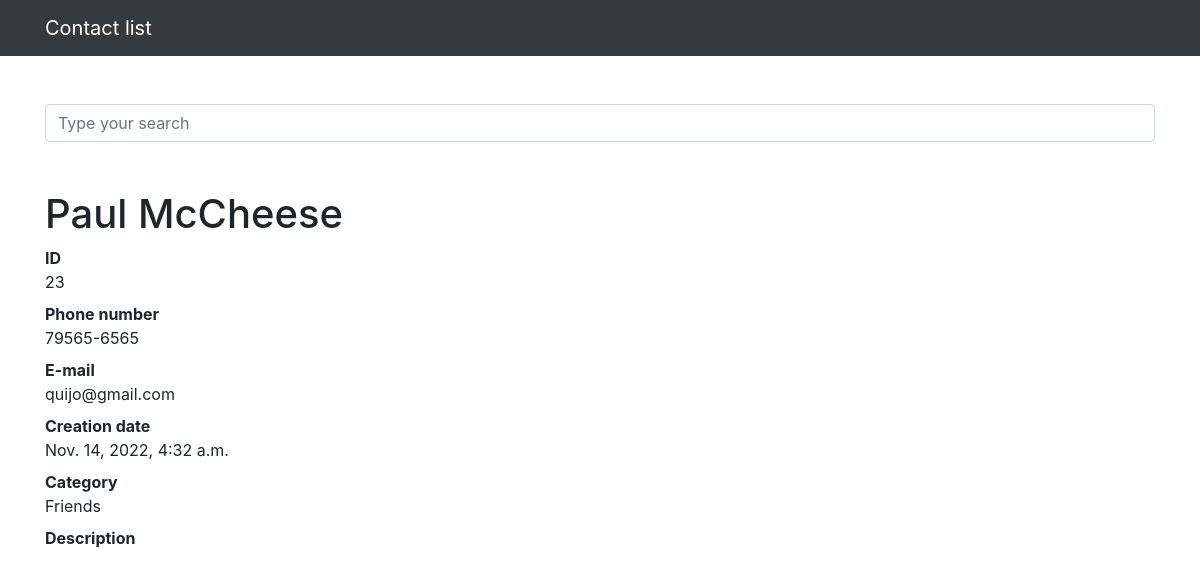
Screenshot of /23 with the database file from the repository.
### contacts/models.py (models this page shows, shortened)
class Contact(models.Model):
    name = models.CharField(max_length=255)
    last_name = models.CharField(max_length=255, blank=True)
    phone_number = models.CharField(max_length=255)
    email = models.CharField(max_length=255, blank=True)
    creation_date = models.DateTimeField(default=timezone.now)
    description = models.TextField(blank=True)
    category = models.ForeignKey(Category, on_delete=models.DO_NOTHING)
    show = models.BooleanField(default=True)
    picture = models.ImageField(blank=True, upload_to='pictures/%Y/%m')

class Category(models.Model):
    name = models.CharField(max_length=255)
    def __str__(self):
        return self.name

### contacts/views.py (the view)
# urls.py: path('<int:contact_id>', views.views_contact, name='views_contact'),
def views_contact(request, contact_id):
    contact = get_object_or_404(Contact, id=contact_id)
    if not contact.show:
        raise Http404()
    return render(request, 'contacts/views_contact.html', {
        'contact': contact
    })

### contacts/templates/contacts/views_contact.html (shortened to what this page needs)
{% extends 'base.html' %}
{%block content%}
<h1 class="mt-5">{{ contact.name }} {{ contact.last_name }}</h1>
<dl>
    <dt>ID</dt>
    <dd>{{ contact.id }}</dd>
    <dt>Phone number</dt>
    <dd>{{ contact.phone_number }}</dd>
    <dt>E-mail</dt>
    <dd>{{ contact.email }}</dd>
    <dt>Creation date</dt>
    <dd>{{ contact.creation_date }}</dd>
    <dt>Category</dt>
    <dd>{{ contact.category }}</dd>
    <dt>Description</dt>
</dl>
{%endblock%}

### rows the page displays
Contact: name "Paul", last_name "McCheese", id "23", phone_number "79565-6565", email "quijo@gmail.com", creation_date "Nov. 14, 2022, 4:32 a.m.", category "Friends"
